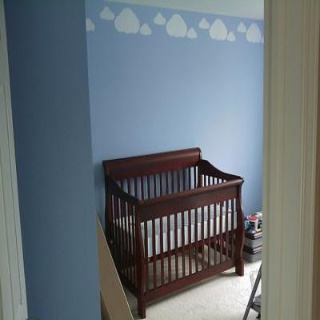
#> input picture experiments/train_duts_U2NETP_DISDataset/visualization/train/0_aim_img.jpg, 320 x 320 px
$ python -i det_dataset.py   (imports and definitions only)
#> lines starting #> are read from the running program, lines starting #| are printed output that depends on the picture
### model_utils/registry.py
# Modified from: https://github.com/facebookresearch/fvcore/blob/master/fvcore/common/registry.py  # noqa: E501


class Registry():
    """
    The registry that provides name -> object mapping, to support third-party
    users' custom modules.

    To create a registry (e.g. a backbone registry):

    .. code-block:: python

        BACKBONE_REGISTRY = Registry('BACKBONE')

    To register an object:

    .. code-block:: python

        @BACKBONE_REGISTRY.register()
        class MyBackbone():
            ...

    Or:

    .. code-block:: python

        BACKBONE_REGISTRY.register(MyBackbone)
    """

    def __init__(self, name):
        """
        Args:
            name (str): the name of this registry
        """
        self._name = name
        self._obj_map = {}

    def _do_register(self, name, obj, suffix=None):
        if isinstance(suffix, str):
            name = name + '_' + suffix

        assert (name not in self._obj_map), (f"An object named '{name}' was already registered "
                                             f"in '{self._name}' registry!")
        self._obj_map[name] = obj

    def register(self, obj=None, suffix=None):
        """
        Register the given object under the the name `obj.__name__`.
        Can be used as either a decorator or not.
        See docstring of this class for usage.
        """
        if obj is None:
            # used as a decorator
            def deco(func_or_class):
                name = func_or_class.__name__
                self._do_register(name, func_or_class, suffix)
                return func_or_class

            return deco

        # used as a function call
        name = obj.__name__
        self._do_register(name, obj, suffix)

    # [8 lines left out: function get, not called in this run]

    def __contains__(self, name):
        return name in self._obj_map

    def __iter__(self):
        return iter(self._obj_map.items())

    def keys(self):
        return self._obj_map.keys()


DATASET_REGISTRY = Registry('data_txt')
ARCH_REGISTRY = Registry('arch')
MODEL_REGISTRY = Registry('model')
LOSS_REGISTRY = Registry('loss')
METRIC_REGISTRY = Registry('metric')

### data/det_dataset.py
# -*- coding:utf-8 -*-
# @FileName  :det_dataset.py
# @Time      :2025/10/28 21:58
# @Author    :yxl

import random

import cv2
import numpy as np
import torch
import yaml

from model_utils.registry import DATASET_REGISTRY


# [15 lines left out: function get_label_from_line, not called in this run]

def hsv_enhancement(src_image, rgb=True, hue_factor = 0.1, sat_factor = 0.7, val_factor = 0.4):
#> called with rgb = True, hue_factor = 0.1, sat_factor = 0.7, val_factor = 0.4
    if rgb:
        hsv_image = cv2.cvtColor(src_image, cv2.COLOR_RGB2HSV)
#> hsv_image: shape (320, 320, 3); mean H, S, V 77.1, 63.7, 125.4
    else:
        hsv_image = cv2.cvtColor(src_image, cv2.COLOR_BGR2HSV)
    hue, sat, val = cv2.split(hsv_image)
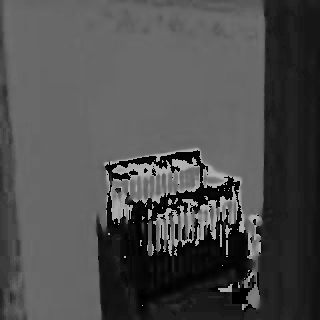
#> hue: shape (320, 320); min 0, max 179, mean 77.1
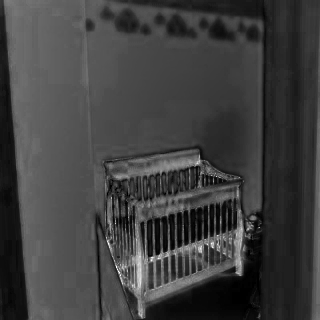
#> sat: shape (320, 320); min 0, max 255, mean 63.7
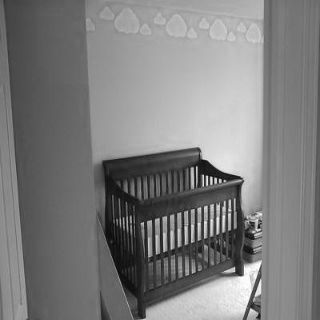
#> val: shape (320, 320); min 6, max 255, mean 125.4
    r = np.random.uniform(-1, 1, 3) * [hue_factor, sat_factor, val_factor] + 1
    x = np.arange(0, 256, dtype=r.dtype)
    lut_hue = ((x * r[0]) % 180).astype(dtype=np.uint8)
    lut_sat = np.clip(x * r[1], 0, 255).astype(dtype=np.uint8)
    lut_val = np.clip(x * r[2], 0, 255).astype(dtype=np.uint8)

    src_image = cv2.merge((cv2.LUT(hue, lut_hue), cv2.LUT(sat, lut_sat), cv2.LUT(val, lut_val)))
#> src_image: shape (320, 320, 3); mean H, S, V 77.1, 82.3, 135.2
    if rgb:
        src_image = cv2.cvtColor(src_image, cv2.COLOR_HSV2RGB)
    else:
        src_image = cv2.cvtColor(src_image, cv2.COLOR_HSV2BGR)
    return src_image

# [341 lines left out: functions mosaic_enhancement, mixup_enhancement, letterbox_ratio, letterbox, geometric_enhancement, not called in this run]


@DATASET_REGISTRY.register()
class DetDataset(torch.utils.data.Dataset):
    """
    目标检测数据集
    """

    # [71 lines left out: functions __init__, __getitem__, not called in this run]

    def __len__(self):
        return len(self.annotation_lines)


# [23 lines not run here, left out]

>>> import cv2
>>> picture = cv2.cvtColor(cv2.imread('../experiments/train_duts_U2NETP_DISDataset/visualization/train/0_aim_img.jpg'), cv2.COLOR_BGR2RGB)
>>> result = hsv_enhancement(picture)

$ run again, on experiments/train_duts_U2NETP_DISDataset/visualization/train/1_aim_img.jpg
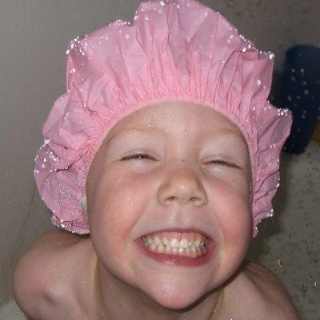
#> input picture experiments/train_duts_U2NETP_DISDataset/visualization/train/1_aim_img.jpg, 320 x 320 px
#> hsv_image: shape (320, 320, 3); mean H, S, V 61.9, 64.5, 148.6
#> in hsv_enhancement, `hue, sat, val = cv2.split(hsv_image)`:
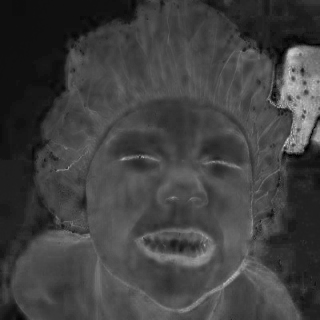
#> sat: shape (320, 320); min 0, max 219, mean 64.5
#> in hsv_enhancement, `hue, sat, val = cv2.split(hsv_image)`:
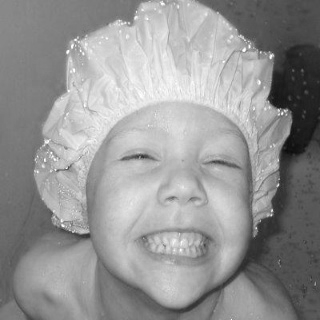
#> val: shape (320, 320); min 11, max 255, mean 148.6

$ run again, on experiments/train_duts_U2NETP_DISDataset/visualization/train/2_aim_img.jpg
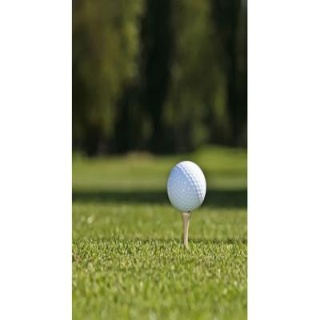
#> input picture experiments/train_duts_U2NETP_DISDataset/visualization/train/2_aim_img.jpg, 320 x 320 px
#> hsv_image: shape (320, 320, 3); mean H, S, V 22.4, 69.2, 166.3
#> in hsv_enhancement, `hue, sat, val = cv2.split(hsv_image)`:
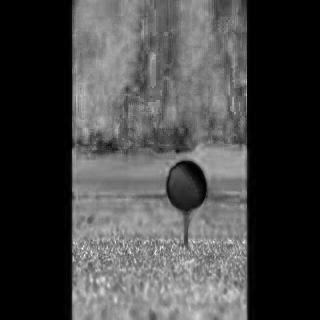
#> sat: shape (320, 320); min 0, max 255, mean 69.2
#> in hsv_enhancement, `src_image = cv2.cvtColor(src_image, cv2.COLOR_HSV2RGB)`:
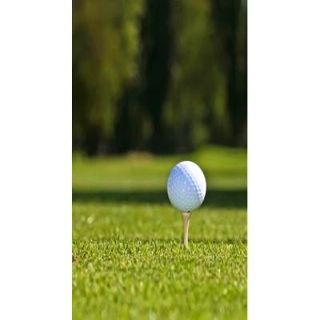
#> src_image: shape (320, 320, 3); mean R, G, B 164.8, 169.8, 133.9

$ run again, on experiments/train_duts_U2NETP_DISDataset/visualization/train/3_aim_img.jpg
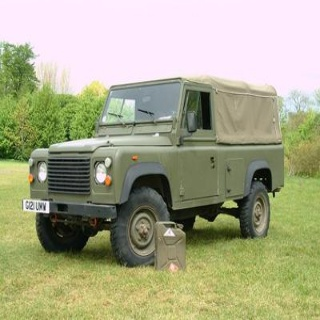
#> input picture experiments/train_duts_U2NETP_DISDataset/visualization/train/3_aim_img.jpg, 320 x 320 px
#> hsv_image: shape (320, 320, 3); mean H, S, V 66.3, 70.2, 173.4
#> in hsv_enhancement, `hue, sat, val = cv2.split(hsv_image)`:
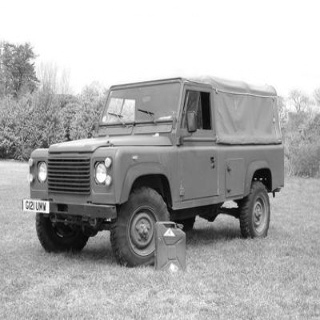
#> val: shape (320, 320); min 2, max 255, mean 173.4
#> in hsv_enhancement, `src_image = cv2.cvtColor(src_image, cv2.COLOR_HSV2RGB)`:
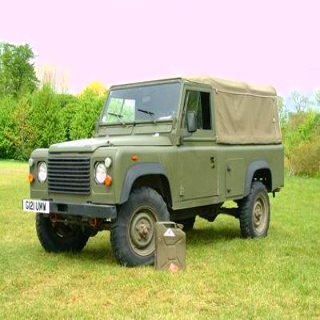
#> src_image: shape (320, 320, 3); mean R, G, B 173, 174.7, 130.4
